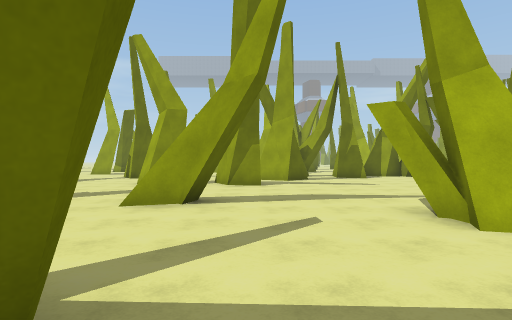
[1] (above)

17 first-person views from a walk through a 3-D level made in the Unity game engine. The camera is 1.5 m above the floor, looks level and sees 80° across. The floor is counted in squares, 2 m on a side. Each view is taken from the middle of a square. On the plan, view 1 faces up. The plan holds only what a view shows up to about 10 squares ahead; the rest is blank. The place goes on beyond the plan. Some animated figures are not drawn.

[2]
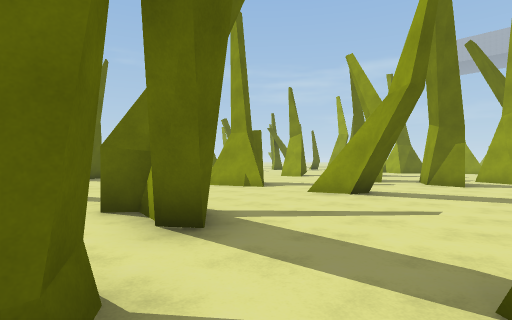

[3]
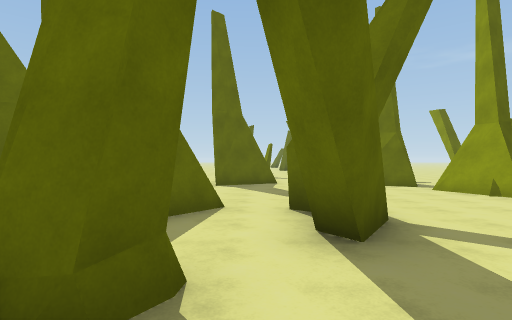

[4]
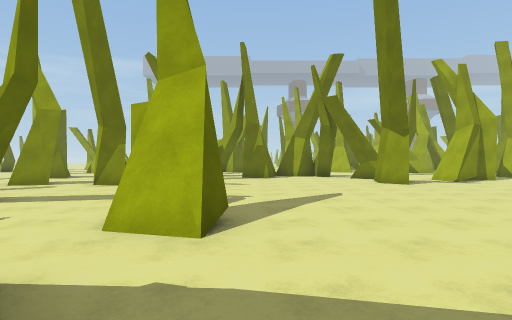

[5]
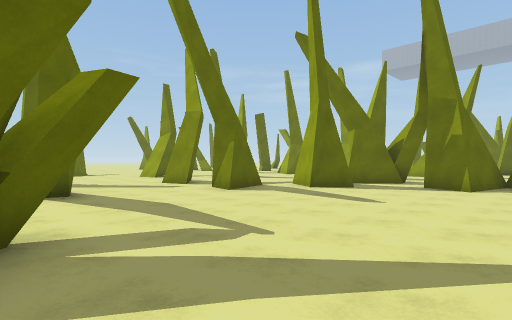

[6]
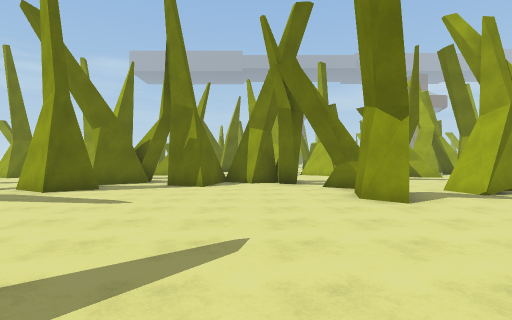

[7]
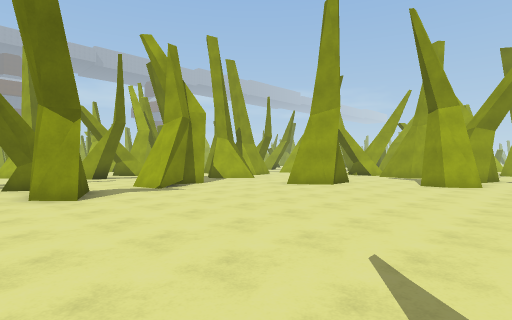

[8]
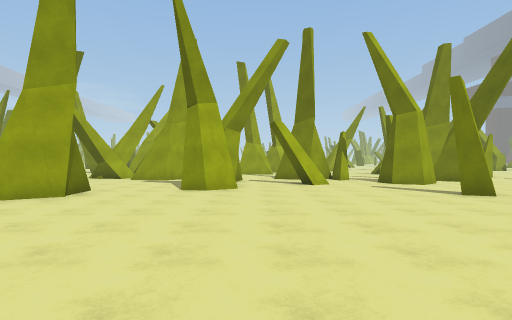

[9]
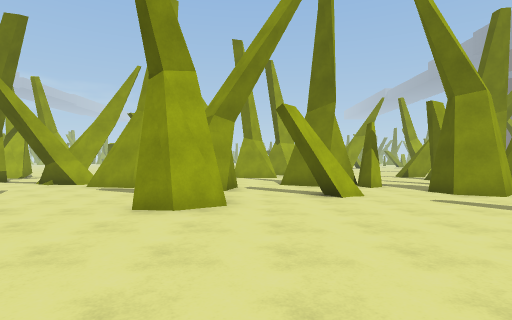

[10]
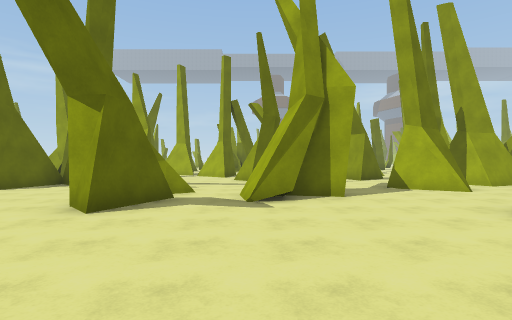

[11]
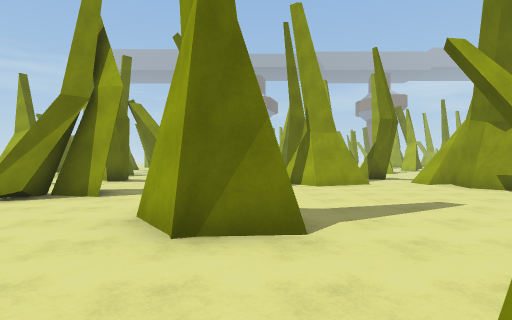

[12]
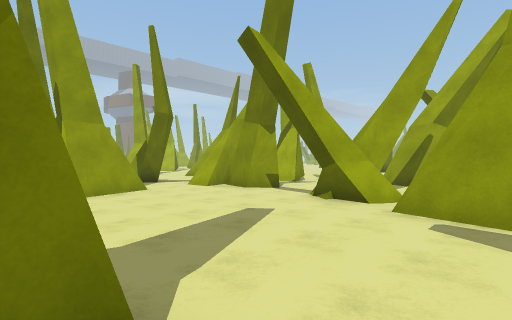

[13]
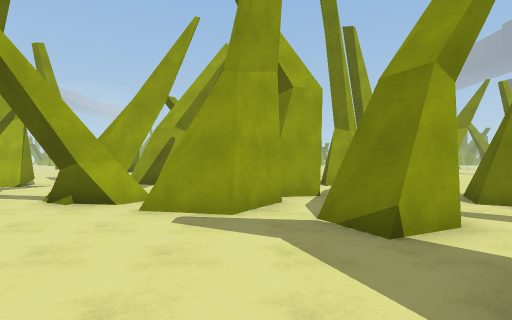

[14]
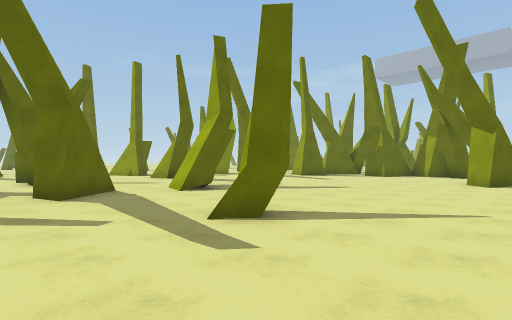

[15]
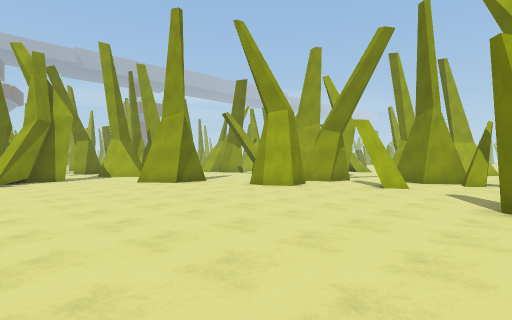

[16]
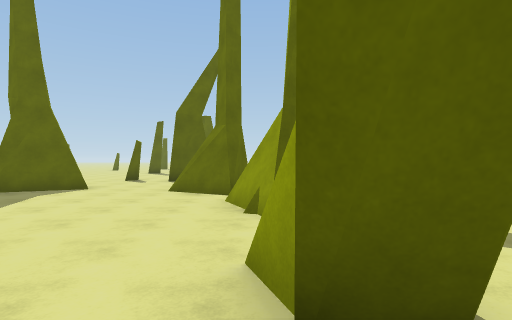

[17]
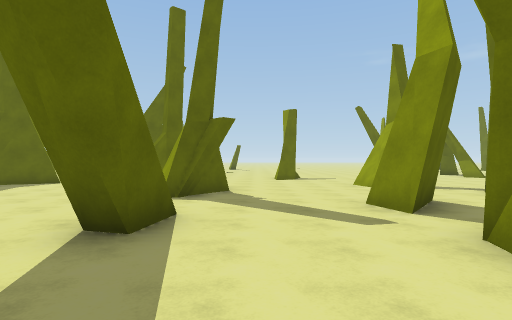

### Floor plan
Key: @ floor where view 1 was taken; # wall or solid block; x gap in a wall; . floor; = window, fence, low wall or low ledge.
Columns run from 10 left of view 1 to 26 right of it. Each row starts with its distance up from view 1.
 17                                #
 16                               ..
 15             #  #  .....    ###..#
 14   ..       ##.####.......  .#...# .#
 13   ...#     #..#..#.......##.....#...
 12    ....  .##......##..#............
 11    #.... ..#.......x.##..........
 10   .....#.##........#...... ....##
  9   .....#..#..............# .....=
  8   .......................##....#
  7   .............................###
  6   ..##.......................##..#
  5   ..##..##...#.............##.#  ....
  4   ##.........#...................  ##
  3   ..........................#..#.
  2 .................#..........#..#
  1 ........##..##.................#.
  0 ..#.......@......... ............
 -1   ##...#..#..  .... . ....#..#...

Positions as (right, up) in squares from view 1, and headings:
1: (0, 0), facing up
2: (2, -1), facing up-left
3: (2, 0), facing left
4: (4, 0), facing up
5: (6, 4), facing up-left
6: (6, 4), facing up
7: (7, 3), facing up-right
8: (9, 4), facing right
9: (12, 4), facing right
10: (11, 5), facing up
11: (16, 5), facing up
12: (16, 7), facing up-right
13: (16, 7), facing right
14: (10, -1), facing up-left
15: (10, -1), facing up-right
16: (0, 5), facing left
17: (2, 7), facing left
